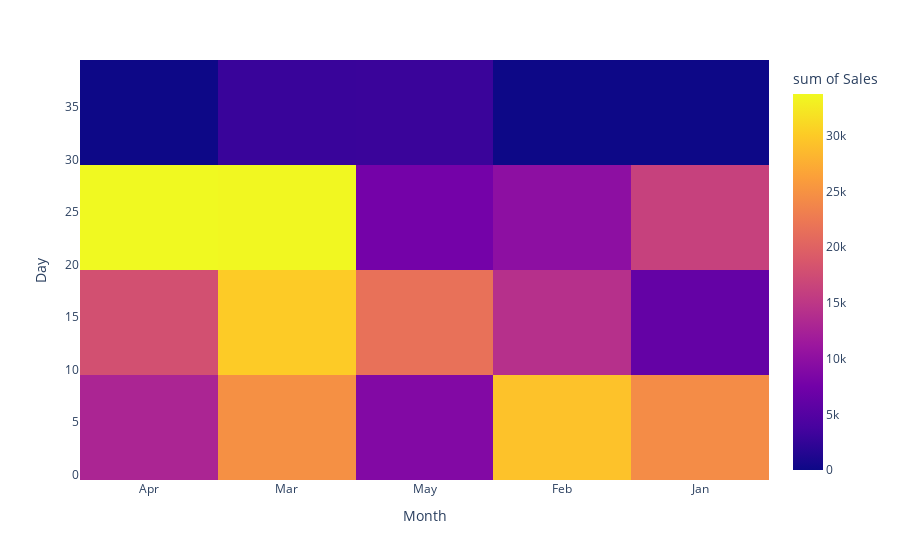

Notebook cell for this chart:
### Code cell
fig=px.density_heatmap(data,x="Month",y="Day",z="Sales")
fig.show()

### Figure 1 — Plotly figure (JSON) as saved in the notebook; plotly's stock layout.template omitted (floating-point values rounded to 4 significant figures)
{"data": [{"coloraxis": "coloraxis", "histfunc": "sum", "hovertemplate": "Month=%{x}<br>Day=%{y}<br>sum of Sales=%{z}<extra></extra>", "name": "", "type": "histogram2d", "x": ["Apr", "Mar", "May", "Mar", "Feb", "May", "Apr", "Mar", "Jan", "Jan", "Mar", "Mar", "Apr", "Apr", "Jan", "Jan", "Feb", "Mar", "Mar", "Apr", "Mar", "Feb", "Apr", "Mar", "Apr", "Apr", "Feb", "Jan", "Mar", "Apr", "Apr", "Mar", "Apr", "Feb", "Jan", "Apr", "Jan", "Mar", "Mar", "Apr", "Apr", "Jan", "Mar", "Feb", "Mar", "Apr", "Mar", "Feb", "May", "May", "Apr", "Apr", "Jan", "Mar", "Mar", "Apr", "Mar", "Mar", "Feb", "Mar", "Feb", "Jan", "Mar", "Mar", "May", "May", "Apr", "May", "Jan", "Jan", "Apr", "May", "Jan", "Mar", "Feb", "May", "May", "May", "Jan", "May", "Feb", "Feb", "Apr", "Mar", "Feb", "Feb", "Jan", "Jan", "Mar", "Apr", "Mar", "May", "Mar", "Mar", "Feb", "May", "Mar", "Feb", "May", "Feb"], "xaxis": "x", "xbingroup": "x", "y": [23, 10, 10, 22, 3, 16, 26, 23, 2, 25, 18, 17, 9, 12, 6, 1, 27, 23, 6, 5, 12, 19, 10, 26, 15, 21, 6, 4, 12, 10, 24, 30, 29, 2, 3, 20, 23, 14, 22, 21, 21, 18, 29, 14, 25, 12, 24, 2, 10, 19, 20, 5, 21, 13, 5, 10, 11, 1, 16, 22, 28, 16, 11, 5, 4, 13, 11, 3, 8, 1, 12, 23, 16, 19, 8, 12, 30, 22, 28, 8, 24, 6, 23, 2, 7, 13, 5, 29, 7, 1, 8, 15, 3, 27, 7, 19, 12, 20, 16, 9], "yaxis": "y", "ybingroup": "y", "z": [4835, 2099, 2094, 4809, 1969, 1278, 1208, 4408, 4047, 2580, 2321, 2858, 4799, 2780, 2713, 4530, 3459, 3019, 1990, 3610, 1513, 3422, 1361, 1405, 3181, 4974, 3985, 2732, 4026, 1138, 3240, 2899, 4588, 2135, 3280, 1331, 4471, 1310, 4211, 4076, 3454, 2661, 1774, 1827, 3279, 1073, 4211, 1786, 2716, 2123, 2216, 1823, 1064, 3724, 1048, 3362, 1039, 4109, 3998, 1732, 1124, 1005, 4482, 4087, 3523, 4255, 2930, 4141, 2425, 2999, 2072, 4157, 2656, 2830, 2590, 3006, 2958, 3503, 4440, 1241, 3028, 4745, 3839, 1717, 3222, 4963, 1637, 3663, 4834, 2707, 2432, 3206, 4520, 4745, 4972, 1375, 3909, 2264, 1548, 3893]}], "layout": {"autosize": true, "coloraxis": {"colorbar": {"title": {"text": "sum of Sales"}}, "colorscale": [[0, "#0d0887"], [0.1111, "#46039f"], [0.2222, "#7201a8"], [0.3333, "#9c179e"], [0.4444, "#bd3786"], [0.5556, "#d8576b"], [0.6667, "#ed7953"], [0.7778, "#fb9f3a"], [0.8889, "#fdca26"], [1, "#f0f921"]]}, "legend": {"tracegroupgap": 0}, "margin": {"t": 60}, "xaxis": {"anchor": "y", "autorange": true, "domain": [0, 1], "range": [-0.5, 4.5], "title": {"text": "Month"}, "type": "category"}, "yaxis": {"anchor": "x", "autorange": true, "domain": [0, 1], "range": [-0.5, 39.5], "title": {"text": "Day"}, "type": "linear"}}}
